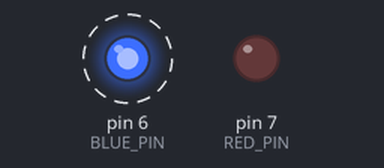
This sketch was run on a simulated Arduino Uno, built with avr-gcc and run on an emulated ATmega328P. Parts: output pins drawn as LEDs (lit = HIGH). Dashed ring = blinking.

Above: at 0.5 s.
Timing chart, 0 to 4.6 s (numbered marks = the images above):
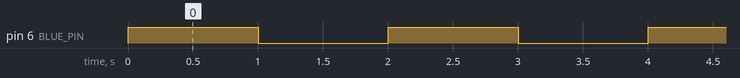

The sketch:

Bi_color_blue.ino
```cpp
// microprocessor cursus
// Riekus Bennink

# define BLUE_PIN 6
# define RED_PIN 7
#define DELAY  1000

void blauw(){
 digitalWrite(RED_PIN, LOW);
 digitalWrite(BLUE_PIN,HIGH);
}

void uit(){
digitalWrite(RED_PIN, LOW);
 digitalWrite(BLUE_PIN,LOW);
}

void setup() {
 pinMode(BLUE_PIN,OUTPUT);
 pinMode(RED_PIN,OUTPUT);

}

void loop() {
  blauw();
  delay(DELAY);
  uit();
  delay(DELAY);


}
```

Measured:
- by itself, pin 6 (BLUE_PIN): alternates HIGH for 1.0 s and LOW for 1.0 s
